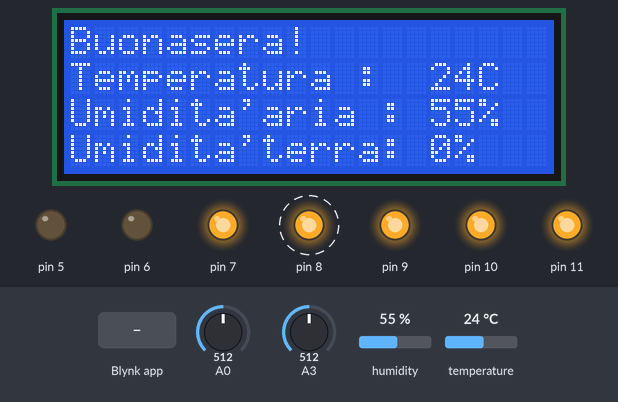
Simulated run of this sketch. Board: Arduino Uno, built with avr-gcc and run on an emulated ATmega328P. Parts: 20×4 character LCD, output pins drawn as LEDs (lit = HIGH). Dashed ring = blinking. The test bench sets the inputs (shaded band); at power-on: temperature 24 °C, A0 = 512, A3 = 512, humidity 55 %. WiFi joins after 1.5 s; servers stay silent unless stated; what the sketch prints to the serial monitor is not drawn.

Above: at 10.64 s.
10.9 s: temperature set to 13.4 °C
At 22.1 s:
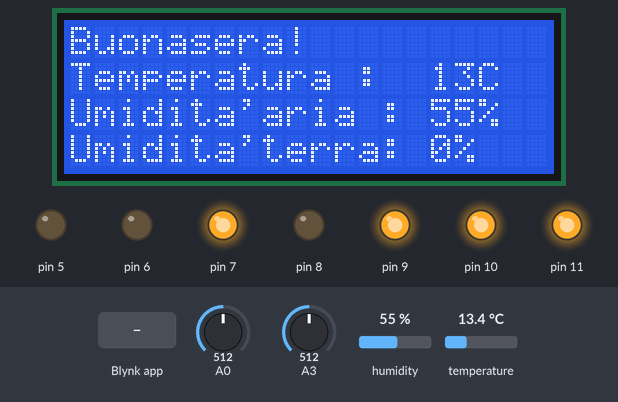
22.5 s: temperature set to 12.6 °C
At 32.0 s:
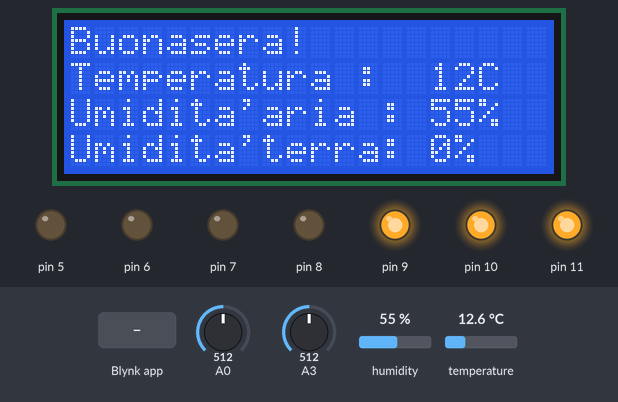
32.3 s: temperature set to 0 °C
At 42.0 s:
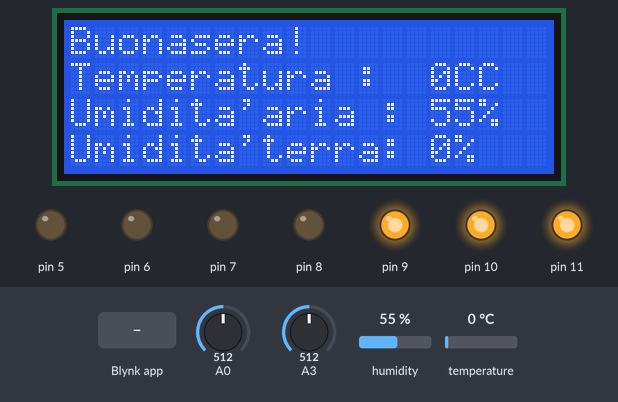
42.3 s: Blynk app writes 1 to V6
At 51.9 s:
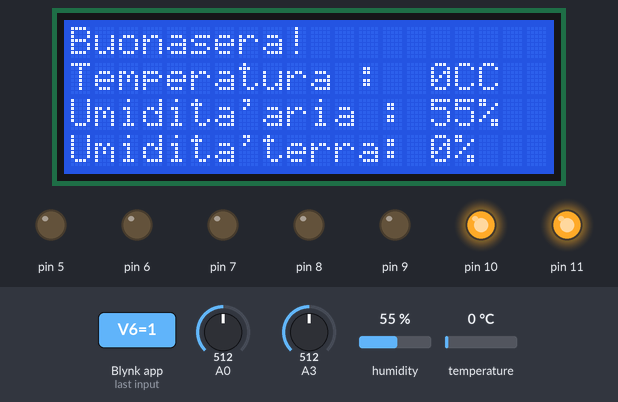
52.2 s: Blynk app writes 0 to V0
At 61.9 s:
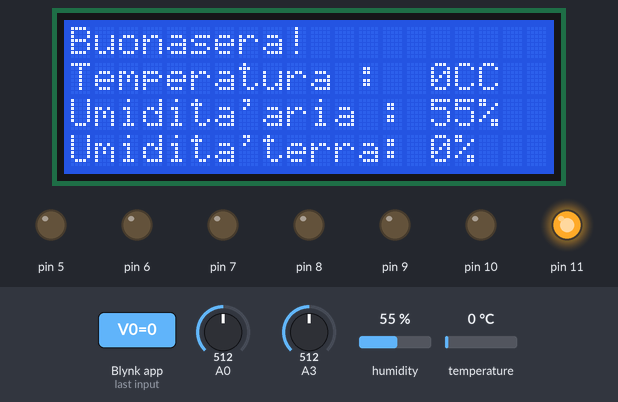
62.2 s: Blynk app writes 1 to V10
At 72.0 s:
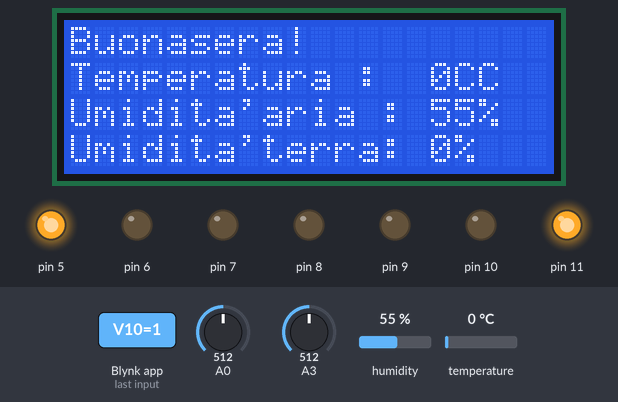
Timing chart, 0 to 73.0 s (numbered marks = the images above; inputs shaded):
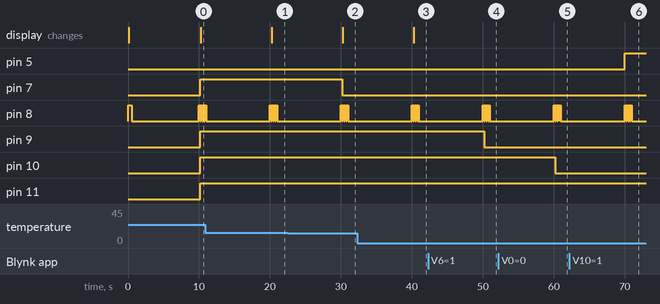

The sketch:

greenhouse.ino
```cpp
// Template ID, Device Name and Auth Token are provided by the Blynk.Cloud
// See the Device Info tab, or Template settings
#define BLYNK_TEMPLATE_ID "xxx"
#define BLYNK_DEVICE_NAME "xxx"
#define BLYNK_AUTH_TOKEN "xxx"


// Comment this out to disable prints and save space
#define BLYNK_PRINT Serial
#define ASCIUTTO 530
#define BAGNATO 450

#include <ESP8266_Lib.h>
#include <BlynkSimpleShieldEsp8266.h>
#include "TimeLib.h"

char auth[] = BLYNK_AUTH_TOKEN;

// Your WiFi credentials.
// Set password to "" for open networks.
char ssid[] = "xxx";
char pass[] = "xxx";


ESP8266 wifi(&Serial);

//DHT11 Sensor:
#include "DHT.h"
#define DHTPIN 12     // Sensore collegato al PIN 12
#define DHTTYPE DHT22   // Sensore DHT 11
DHT dht(DHTPIN, DHTTYPE);

//I2C LCD:
#include <LiquidCrystal_I2C.h> // Libreria LCD I2C
LiquidCrystal_I2C lcd(0x27, 20, 4);// LCD I2C address

char *res = malloc(5);

//        VALORI DA SETTARE DA SMARTPHONE

int att_ventola = 30;  //Valore temperatura attivazione ventola
int att_irrigazione = 75; //Valore dell'igrometro al quale il relay sarà ON
int att_luce = 540;  //Valore lumen attivazione luce
int att_riscaldatore = 12;  //valore di attivazione riscaldamento

// PARAMETRI DA SETTARE A PIACIMENTO
int valore_limite_sensore_terra = 1;

//        VARIABILI DI ESECUZIONE
int irriga = 0;
int apertura = 0;

//        VALORI LCD

int temp = 0; //temp
int umdtrr = 0; //umidità terra
int h = 0;  //umidità
//char buf[15];

WidgetLED led_riscaldamento(V2);

BLYNK_CONNECTED() {
  Serial.println("Connesso");
  Blynk.sendInternal("rtc", "sync");
}

BLYNK_WRITE(InternalPinRTC) {
  setTime(param.asLong());
}

//controllo ventola
BLYNK_WRITE(V0){
  att_ventola = param.asInt();
}

//controllo irrigazione
BLYNK_WRITE(V1){
  att_irrigazione = param.asInt();
}

//controllo riscaldatore
BLYNK_WRITE(V7){
  att_riscaldatore = param.asInt();
}

//controllo pistone
BLYNK_WRITE(V10){
  apertura = param.asInt();

}

//controllo irrigazione led
BLYNK_WRITE(V6){
  irriga = param.asInt();

}

void repeatMe(int secondi) {

//    sprintf(buf, "%02d/%02d %02d:%02d", day(), month(), hour(), minute());

    if (apertura == 1) {
      digitalWrite(5, HIGH); // motore up
    } else {
      digitalWrite(5, LOW); // motore down
    }

    // Scrittura valori su app blynk
    Blynk.virtualWrite(V3, temp);
    Blynk.virtualWrite(V4, umdtrr);
    Blynk.virtualWrite(V5, h);
    Blynk.virtualWrite(V8, hour());
    readSoil();


    // irrigazione parte se umidità sotto soglia e non in pausa per aver appena irrigato
    if (irriga == 1) {
      digitalWrite(9, LOW); // Attiva irrigazione
      Serial.println("STO IRRIGANDO");
    }
    else {
      digitalWrite(9, HIGH); //disattiva irrigazione
    }

//                                                            LUCE

    int Lumen = analogRead (A0); // Lumen come intero della lettura del pin A0
    // orario attivazione 07,00 disattivazione 19
    if (Lumen > att_luce && (hour() > 7 && hour() < 19)){
      digitalWrite (11, LOW); // Se il valore di Lumen è superiore a 750 attiva relè
    }
    else {
      digitalWrite (11, HIGH); // altrimenti spegne relè
    }

    // Lettura umidità e temperatura fatta dal sensore sensore DHT11
    h = dht.readHumidity();
    temp = dht.readTemperature();

    //                                                            VENTOLA

    // Misura la temperatura e se maggiore di 27 gradi attiva relè per accendere la ventola
    if (temp >= att_ventola)
      digitalWrite (10, LOW); // Attiva ventola
    else
      digitalWrite (10, HIGH); // Spegni ventola

    //                                                         RISCALDAMENTO

    // Se temperatura inferiore a 10 gradi accende il riscaldamento
    if (temp <= att_riscaldatore ){
      digitalWrite (7, LOW); // Attiva riscaldatore
      led_riscaldamento.on();
    }
    else if (temp >= att_riscaldatore + 2){
      digitalWrite (7, HIGH); // Spegni riscaldatore
      led_riscaldamento.off();
    }

    // impostare cursore sulla prima riga:
    lcd.setCursor(0, 0);
    if (hour() > 6 && hour() < 19) {
      lcd.print("Buongiorno!");
    }
    else {
      lcd.print("Buonasera!");
    }
    lcd.setCursor(0, 1);
    lcd.print("Temperatura :  ");
    lcd.print(temp);
    lcd.print("C");

    lcd.setCursor(0, 2);
    lcd.print("Umidita'aria : ");
    lcd.print(h);
    lcd.print("%");

    // imposta il cursore sulla quarta riga:
    lcd.setCursor(0, 3);
    lcd.print("Umidita'terra: ");
    lcd.print(umdtrr);
    lcd.print("% ");
}

void setup()
{
  // Debug console
  Serial.begin(9600);
  delay(10);

  pinMode(13, OUTPUT);//alimentazione dht11
  // PIN 6 al LED serbatoio acqua livello basso

  // pin gestione apertura
  pinMode(5, OUTPUT);

  pinMode(6, OUTPUT);

  //PIN 7 al relè 4 cavetto riscaldatore
  pinMode(7, OUTPUT);

  // PIN 9 al Relè 1 pompa acqua irrigazione
  pinMode(9, OUTPUT);

  // PIN 10 al relè 2 ventolina estrazione aria calda
  pinMode(10, OUTPUT);

  // PIN 11 al relè 3 stringa led illuminazione
  pinMode(11, OUTPUT);

  // PIN 8 PER CONTROLLO SENSORE IGROMETRO
  pinMode(8, OUTPUT);
  digitalWrite(8, HIGH);


  //I2C LCD
  lcd.begin(20, 4);


  // Inizializza sensore DHT11
  dht.begin();
  lcd.init ();
  lcd.clear ();
  lcd.backlight();
  delay(200);

  readSoil();

  Blynk.begin(auth, wifi, ssid, pass);

}

String pad(int n) {
  sprintf(res, "%02d", n);// comando per avere lo zero iniziale su valore di una cifra es 01,02,03...
  return String(res);
}

void readSoil(){
    // Igrometro
    digitalWrite(8, HIGH);
    delay(200);
    int igro = analogRead(A3); // Legge il valore analogico dell'unidità del terreno
    //int umidity = map(igro, BAGNATO, ASCIUTTO, 100,0); // converto il valore analogico in percentuale
    //umdtrr=constrain (umdtrr,0,100);
    int umidity = map(igro, 1024, 300, 0, 100);
    umdtrr = map(umidity, 75, 125, 0, 100);
    umdtrr=constrain (umdtrr,0,100);
    digitalWrite(8, LOW);
}

void loop()
{
  if (Blynk.connected()){
    Blynk.run();

    int secondi= second();
    if (secondi == 0){
      Blynk.sendInternal("rtc", "sync");
    }
    // ogni 10 secondi si esegue la funzione repeatMe. Questa funzione esegue tutte le operazioni della serra
    if (secondi == 0 || secondi == 10 || secondi == 20 || secondi == 30 || secondi == 40 || secondi == 50) {
      repeatMe(secondi);
    }
  }
  else {
    Serial.println("Disconnesso dall'app!");
    Serial.println("tentativo di riconnessione...");
    Blynk.connect();
 }
}
```

Measured:
- the behaviour switches between 13 and 12.9 °C on temperature (found by bisection; images 1 and 2)
- after the input at 10.9 s, the display: changes after 9.4 s (image 1)
- after the input at 22.5 s, pin 7: HIGH → LOW after 7.7 s; the display: changes after 7.8 s (image 2)
- after the input at 32.3 s, the display: changes after 8.0 s (image 3)
- after the input at 42.3 s, pin 9: HIGH → LOW after 7.9 s
- after the input at 52.2 s, pin 10: HIGH → LOW after 8.0 s
- after the input at 62.2 s, pin 5: LOW → HIGH after 7.8 s
- by itself, pin 8: repeats every 0.27 s: HIGH 0.20 s, LOW 0.07 s, until it stays LOW from 21.0 s
